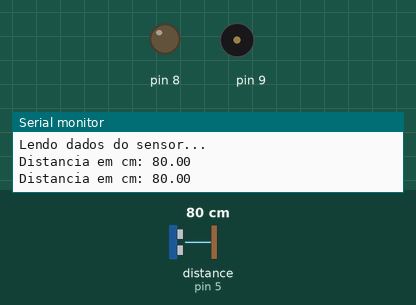
Recording of a sketch running on a simulated Arduino Uno, built with avr-gcc and run on an emulated ATmega328P. Parts: output pins drawn as LEDs (lit = HIGH), buzzer (waves = sounding), the last lines printed to the serial monitor. Inputs (shaded band) come from the test bench; at power-on: distance to the obstacle (sensor on pin 5) 80 cm. The echo pulse lasts 58.3 µs per cm.

Above: at 1.8 s.
1.9 s: distance to the obstacle (sensor on pin 5) set to 11 cm
4.2 s: distance to the obstacle (sensor on pin 5) set to 8 cm
At 6.4 s:
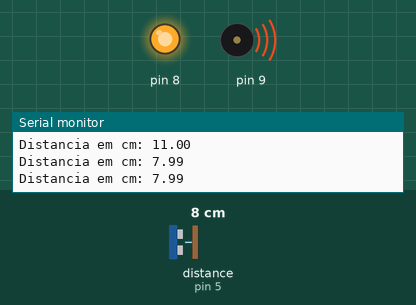
7.5 s: distance to the obstacle (sensor on pin 5) set to 18 cm
At 10.1 s:
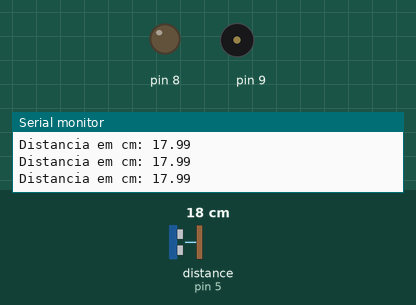
10.5 s: distance to the obstacle (sensor on pin 5) set to 2 cm
At 12.5 s:
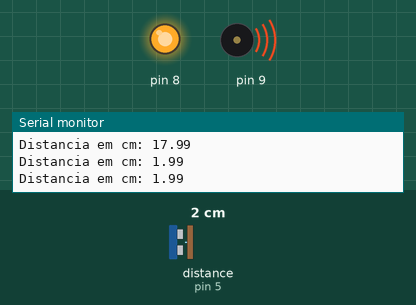
Timing chart, 0 to 14.0 s (numbered marks = the images above; inputs shaded):
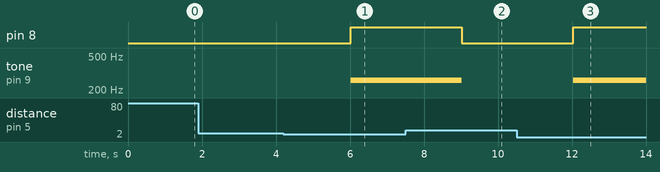

Measured:
- the behaviour switches between 10 and 9 cm on distance to the obstacle (sensor on pin 5) (found by bisection; images 0 and 1)
- after the input at 4.2 s, pin 8: LOW → HIGH after 1.8 s; tone on pin 9: silent → 261 Hz after 1.8 s
- after the input at 7.5 s, pin 8: HIGH → LOW after 1.5 s; tone on pin 9: 261 Hz → silent after 1.5 s
- after the input at 10.5 s, pin 8: LOW → HIGH after 1.5 s; tone on pin 9: silent → 261 Hz after 1.5 s

The sketch:

sketch_jun10b.ino
```cpp
#include <Ultrasonic.h>

//Define os pinos para o trigger e echo
#define pino_trigger 4
#define pino_echo 5

//Inicializa o sensor nos pinos definidos acima
Ultrasonic ultrasonic(pino_trigger, pino_echo);

void setup()
{
  Serial.begin(9600);
  Serial.println("Lendo dados do sensor...");
  pinMode(9,OUTPUT);
  pinMode(8,OUTPUT);
}

void loop(){

  //Le as informacoes do sensor, em cm e pol
  float cmMsec;
  long microsec = ultrasonic.timing();
  cmMsec = ultrasonic.convert(microsec, Ultrasonic::CM);
  //Exibe informacoes no serial monitor
  Serial.print("Distancia em cm: ");
  Serial.println(cmMsec);
  delay(1000);

  if (cmMsec < 10) {
  tone(9,261);
 digitalWrite(8,HIGH);


}
 else {
 noTone(9);
 digitalWrite(8,LOW);
}
}
```
